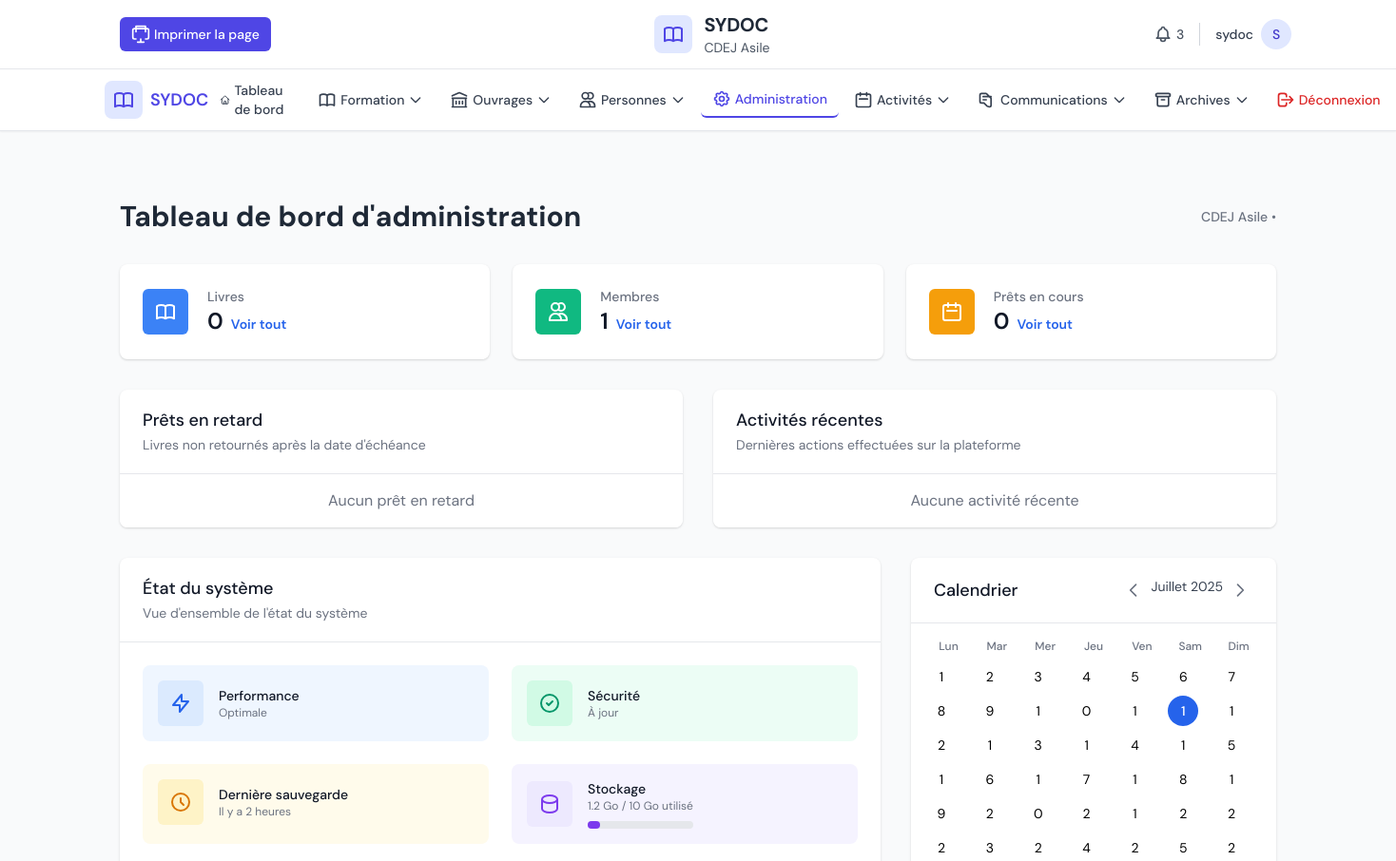
/center/admin/ (signed in, upper part), run on an earlier commit of the app's database.
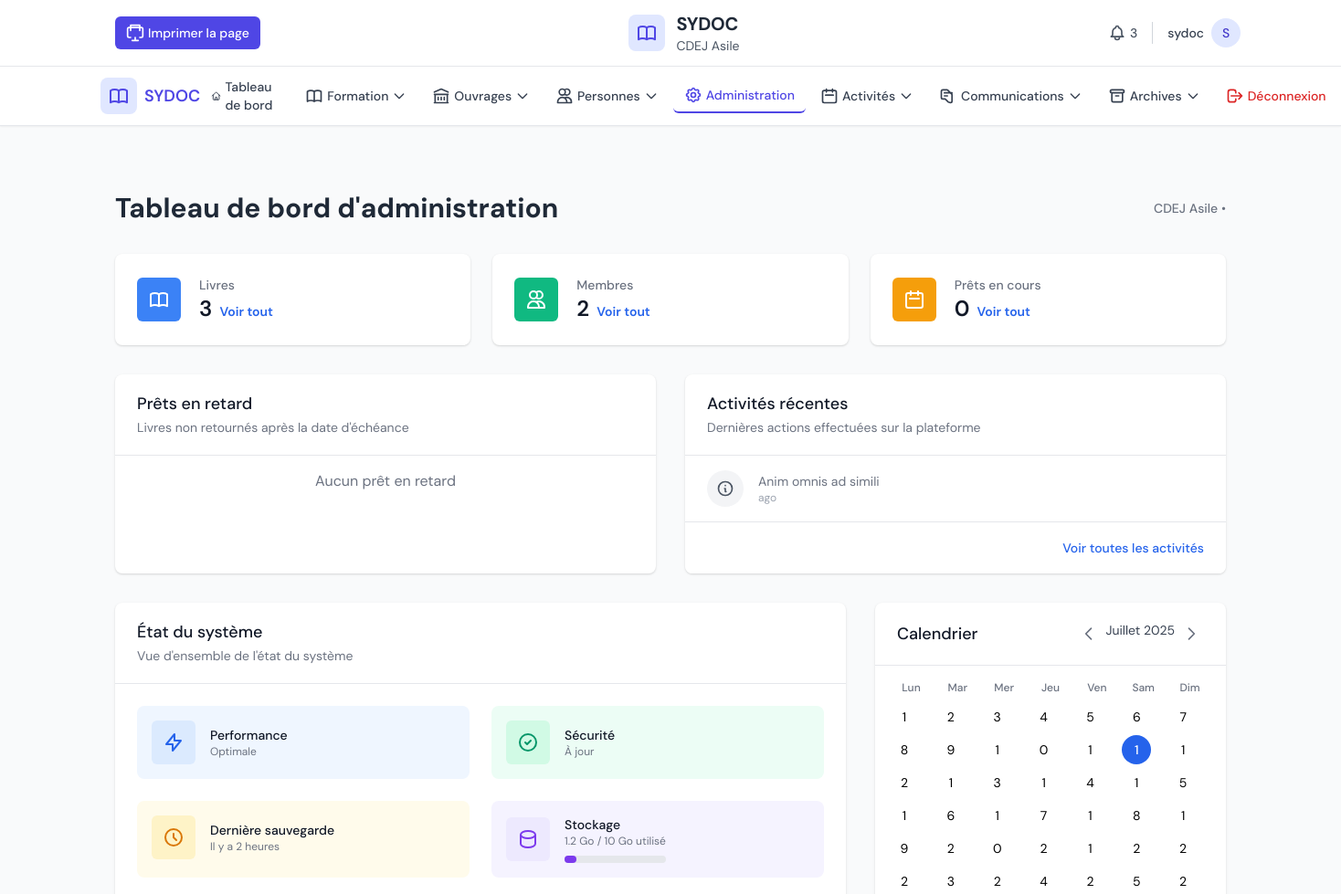
And on a later commit of the database.
### core/models.py (models this page shows, shortened)
class Activity(models.Model):
    class Status(models.TextChoices):
        PLANNED = 'planned', 'Planifié'
        ACTIVE = 'active', 'Actif'
        INACTIVE = 'inactive', 'Inactif'
        COMPLETED = 'completed', 'Terminé'
        SUSPENDED = 'suspended', 'Suspendu'
    documentation_center = models.ForeignKey(
        DocumentationCenter,
        on_delete=models.CASCADE,
        related_name='activities'
    )
    name = models.CharField(max_length=255, verbose_name="Nom de l'activité", help_text="Le nom officiel de l'activité.")
    description = models.TextField(blank=True, null=True, verbose_name="Description", help_text="Une description détaillée de l'activité.")
    start_date = models.DateField(blank=True, null=True, verbose_name="Date de début")
    end_date = models.DateField(blank=True, null=True, verbose_name="Date de fin")
    status = models.CharField(
        max_length=20,
        choices=Status.choices,
        default=Status.PLANNED,
        verbose_name="Statut"
    )
    created_at = models.DateTimeField(auto_now_add=True, verbose_name="Date de création")
    class Meta:
        verbose_name = "Activité"
        verbose_name_plural = "Activités"
        ordering = ['name']

### center_panel/views.py (the view)
# urls.py: path('admin/', views.admin_panel, name='admin_panel'),
@login_required
def admin_panel(request):
    try:
        current_center = DocumentationCenter.objects.first()  # For dev purposes
        if not current_center:
            messages.error(request, "Aucun centre de documentation trouvé pour l'utilisateur actuel.")
            return redirect('admin:index')
        stats = {
            'books_count': Book.objects.filter(documentation_center=current_center).count(),
            'members_count': Member.objects.filter(documentation_center=current_center).count(),
            'active_loans_count': Loan.objects.filter(
                book__documentation_center=current_center,
                return_date__isnull=True
            ).count(),
            'staff_count': Staff.objects.filter(documentation_center=current_center).count(),
            'archival_docs_count': ArchivalDocument.objects.filter(documentation_center=current_center).count(),
            'training_modules_count': TrainingModule.objects.filter(documentation_center=current_center).count(),
        }
        recent_activities = Activity.objects.filter(
            documentation_center=current_center
        ).order_by('-created_at')[:5]
        overdue_loans = Loan.objects.filter(
            book__documentation_center=current_center,
            return_date__isnull=True,
            due_date__lt=timezone.now().date()
        ).select_related('book', 'member')[:5]
        context = {
            'current_center': current_center,
            'stats': stats,
            'recent_activities': recent_activities,
            'overdue_loans': overdue_loans,
        }
        return render(request, 'center_panel/admin_panel.html', context)
    except Exception as e:
        messages.error(request, f"Une erreur est survenue: {str(e)}")
        return redirect('center_panel:dashboard')

### center_panel/templates/center_panel/admin_panel.html (shortened to what the changed rows need)
{% extends 'center_panel/base.html' %}
{% block content %}
<div class="container mx-auto px-4 py-8">
    <div class="flex justify-between items-center mb-8">
        <h1 class="text-2xl md:text-3xl font-bold text-gray-800">Tableau de bord d'administration</h1>
    </div>
    <div class="grid grid-cols-1 md:grid-cols-2 lg:grid-cols-3 gap-6 mb-8">
        <div class="bg-white overflow-hidden shadow rounded-lg">
            <div class="px-4 py-5 sm:p-6">
                <div class="flex items-center">
                    <div class="ml-5 w-0 flex-1">
                        <dd class="flex items-baseline">
                            <div class="text-2xl font-semibold text-gray-900">
                                {{ stats.books_count }}
                            </div>
                            <div class="ml-2 flex items-baseline text-sm font-semibold text-green-600">
                                <a href="{% url 'center_panel:books' %}" class="text-blue-600 hover:text-blue-800">
                                </a>
                            </div>
                        </dd>
                    </div>
                </div>
            </div>
        </div>
        <div class="bg-white overflow-hidden shadow rounded-lg">
            <div class="px-4 py-5 sm:p-6">
                <div class="flex items-center">
                    <div class="ml-5 w-0 flex-1">
                        <dd class="flex items-baseline">
                            <div class="text-2xl font-semibold text-gray-900">
                                {{ stats.members_count }}
                            </div>
                            <div class="ml-2 flex items-baseline text-sm font-semibold text-green-600">
                                <a href="{% url 'center_panel:members' %}" class="text-blue-600 hover:text-blue-800">
                                </a>
                            </div>
                        </dd>
                    </div>
                </div>
            </div>
        </div>
    </div>
    <div class="grid grid-cols-1 lg:grid-cols-2 gap-8 mb-8">
        <div class="bg-white shadow overflow-hidden sm:rounded-lg">
            <div class="bg-white overflow-hidden">
                <ul class="divide-y divide-gray-200">
                    {% if recent_activities %}
                        {% for activity in recent_activities %}
                        <li class="px-6 py-4">
                            <div class="flex items-center">
                                <div class="flex-shrink-0">
                                    {% if activity.activity_type == 'book_added' %}
                                    <div class="h-10 w-10 rounded-full bg-blue-100 flex items-center justify-center">
                                        <svg class="h-5 w-5 text-blue-600" fill="none" viewBox="0 0 24 24" stroke="currentColor">
                                            <path stroke-linecap="round" stroke-linejoin="round" stroke-width="2" d="M12 6v6m0 0v6m0-6h6m-6 0H6" />
                                        </svg>
                                    </div>
                                    {% elif activity.activity_type == 'loan_returned' %}
                                    <div class="h-10 w-10 rounded-full bg-yellow-100 flex items-center justify-center">
                                        <svg class="h-5 w-5 text-yellow-600" fill="none" viewBox="0 0 24 24" stroke="currentColor">
                                            <path stroke-linecap="round" stroke-linejoin="round" stroke-width="2" d="M5 13l4 4L19 7" />
                                        </svg>
                                    </div>
                                    {% else %}
                                    <div class="h-10 w-10 rounded-full bg-gray-100 flex items-center justify-center">
                                        <svg class="h-5 w-5 text-gray-600" fill="none" viewBox="0 0 24 24" stroke="currentColor">
                                            <path stroke-linecap="round" stroke-linejoin="round" stroke-width="2" d="M13 16h-1v-4h-1m1-4h.01M21 12a9 9 0 11-18 0 9 9 0 0118 0z" />
                                        </svg>
                                    </div>
                                    {% endif %}
                                </div>
                                <div class="ml-4">
                                    <p class="text-sm text-gray-500">
                                        {{ activity.description }}
                                    </p>
                                    <p class="text-xs text-gray-400">
                                        {{ activity.activity_date|timesince }} ago
                                    </p>
                                </div>
                            </div>
                        </li>
                        {% endfor %}
                    {% else %}
                        <li class="px-6 py-4 text-center text-gray-500">
                            Aucune activité récente
                        </li>
                    {% endif %}
                </ul>
                {% if recent_activities %}
                <div class="px-6 py-4 border-t border-gray-200 text-right">
                    <a href="{% url 'center_panel:activities' %}" class="text-sm font-medium text-blue-600 hover:text-blue-800">
                        Voir toutes les activités
                    </a>
                </div>
                {% endif %}
            </div>
        </div>
    </div>
    <div class="grid grid-cols-1 lg:grid-cols-3 gap-8 mb-8">
        <div class="bg-white shadow overflow-hidden sm:rounded-lg">
            <div class="p-4">
                <div class="grid grid-cols-7 gap-1">
                    {% for day in "12345678910111213141516171819202122232425262728293031"|make_list %}
                        {% if forloop.counter == 13 %}
                            <div class="h-8 w-8 flex items-center justify-center rounded-full bg-blue-600 text-white text-sm font-medium">
                                {{ day }}
                            </div>
                        {% else %}
                            <div class="h-8 w-8 flex items-center justify-center text-sm {% if forloop.counter == 13 %}bg-blue-100{% endif %}">
                                {{ day }}
                            </div>
                        {% endif %}
                    {% endfor %}
                </div>
            </div>
        </div>
    </div>
</div>
{% endblock %}

What changed in the data, as far as the page shows it:
added Activity: description "Anim omnis ad simili"
Also different on the page:
{{ stats.books_count }}: "0" → "3"
{{ stats.members_count }}: "1" → "2"
text no longer shown: "Aucune activité récente"
text now shown: "Voir toutes les activités"
